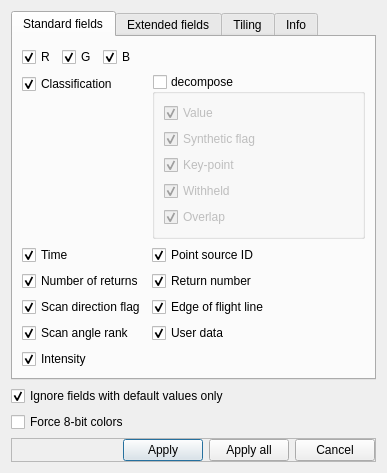
<?xml version="1.0" encoding="UTF-8"?>
<ui version="4.0">
 <class>OpenLASFileDialog</class>
 <widget class="QDialog" name="OpenLASFileDialog">
  <property name="geometry">
   <rect>
    <x>0</x>
    <y>0</y>
    <width>387</width>
    <height>461</height>
   </rect>
  </property>
  <property name="windowTitle">
   <string>Open LAS File</string>
  </property>
  <layout class="QVBoxLayout" name="verticalLayout_4">
   <item>
    <widget class="QTabWidget" name="tabWidget">
     <property name="currentIndex">
      <number>0</number>
     </property>
     <widget class="QWidget" name="stdTab">
      <attribute name="title">
       <string>Standard fields</string>
      </attribute>
      <layout class="QVBoxLayout" name="verticalLayout_5">
       <item>
        <widget class="QFrame" name="rgbFrame">
         <layout class="QHBoxLayout">
          <property name="leftMargin">
           <number>0</number>
          </property>
          <property name="topMargin">
           <number>0</number>
          </property>
          <property name="rightMargin">
           <number>0</number>
          </property>
          <property name="bottomMargin">
           <number>0</number>
          </property>
          <item>
           <widget class="QCheckBox" name="redCheckBox">
            <property name="text">
             <string notr="true">R</string>
            </property>
            <property name="checked">
             <bool>true</bool>
            </property>
           </widget>
          </item>
          <item>
           <widget class="QCheckBox" name="greenCheckBox">
            <property name="text">
             <string notr="true">G</string>
            </property>
            <property name="checked">
             <bool>true</bool>
            </property>
           </widget>
          </item>
          <item>
           <widget class="QCheckBox" name="blueCheckBox">
            <property name="text">
             <string notr="true">B</string>
            </property>
            <property name="checked">
             <bool>true</bool>
            </property>
           </widget>
          </item>
          <item>
           <spacer name="horizontalSpacer">
            <property name="orientation">
             <enum>Qt::Horizontal</enum>
            </property>
            <property name="sizeHint" stdset="0">
             <size>
              <width>40</width>
              <height>20</height>
             </size>
            </property>
           </spacer>
          </item>
         </layout>
        </widget>
       </item>
       <item>
        <layout class="QFormLayout" name="formLayout">
         <item row="0" column="0">
          <widget class="QCheckBox" name="classifCheckBox">
           <property name="text">
            <string>Classification</string>
           </property>
           <property name="checked">
            <bool>true</bool>
           </property>
          </widget>
         </item>
         <item row="0" column="1">
          <widget class="QGroupBox" name="decomposeClassifGroupBox">
           <property name="title">
            <string>decompose</string>
           </property>
           <property name="checkable">
            <bool>true</bool>
           </property>
           <property name="checked">
            <bool>false</bool>
           </property>
           <layout class="QVBoxLayout" name="verticalLayout">
            <item>
             <widget class="QCheckBox" name="classifValueCheckBox">
              <property name="text">
               <string>Value</string>
              </property>
              <property name="checked">
               <bool>true</bool>
              </property>
             </widget>
            </item>
            <item>
             <widget class="QCheckBox" name="classifSyntheticCheckBox">
              <property name="text">
               <string>Synthetic flag</string>
              </property>
              <property name="checked">
               <bool>true</bool>
              </property>
             </widget>
            </item>
            <item>
             <widget class="QCheckBox" name="classifKeypointCheckBox">
              <property name="text">
               <string>Key-point</string>
              </property>
              <property name="checked">
               <bool>true</bool>
              </property>
             </widget>
            </item>
            <item>
             <widget class="QCheckBox" name="classifWithheldCheckBox">
              <property name="text">
               <string>Withheld</string>
              </property>
              <property name="checked">
               <bool>true</bool>
              </property>
             </widget>
            </item>
            <item>
             <widget class="QCheckBox" name="classifOverlapCheckBox">
              <property name="text">
               <string>Overlap</string>
              </property>
              <property name="checked">
               <bool>true</bool>
              </property>
             </widget>
            </item>
           </layout>
          </widget>
         </item>
         <item row="1" column="0">
          <widget class="QCheckBox" name="timeCheckBox">
           <property name="text">
            <string>Time</string>
           </property>
           <property name="checked">
            <bool>true</bool>
           </property>
          </widget>
         </item>
         <item row="1" column="1">
          <widget class="QCheckBox" name="pointSourceIDCheckBox">
           <property name="text">
            <string>Point source ID</string>
           </property>
           <property name="checked">
            <bool>true</bool>
           </property>
          </widget>
         </item>
         <item row="2" column="0">
          <widget class="QCheckBox" name="numberOfReturnsCheckBox">
           <property name="text">
            <string>Number of returns</string>
           </property>
           <property name="checked">
            <bool>true</bool>
           </property>
          </widget>
         </item>
         <item row="2" column="1">
          <widget class="QCheckBox" name="returnNumberCheckBox">
           <property name="text">
            <string>Return number</string>
           </property>
           <property name="checked">
            <bool>true</bool>
           </property>
          </widget>
         </item>
         <item row="3" column="0">
          <widget class="QCheckBox" name="scanDirFlagCheckBox">
           <property name="text">
            <string>Scan direction flag</string>
           </property>
           <property name="checked">
            <bool>true</bool>
           </property>
          </widget>
         </item>
         <item row="3" column="1">
          <widget class="QCheckBox" name="edgeOfFlightCheckBox">
           <property name="text">
            <string>Edge of flight line</string>
           </property>
           <property name="checked">
            <bool>true</bool>
           </property>
          </widget>
         </item>
         <item row="4" column="0">
          <widget class="QCheckBox" name="scanAngleRankCheckBox">
           <property name="text">
            <string>Scan angle rank</string>
           </property>
           <property name="checked">
            <bool>true</bool>
           </property>
          </widget>
         </item>
         <item row="4" column="1">
          <widget class="QCheckBox" name="userDataCheckBox">
           <property name="text">
            <string>User data</string>
           </property>
           <property name="checked">
            <bool>true</bool>
           </property>
          </widget>
         </item>
        </layout>
       </item>
       <item>
        <widget class="QCheckBox" name="intensityCheckBox">
         <property name="text">
          <string>Intensity</string>
         </property>
         <property name="checked">
          <bool>true</bool>
         </property>
        </widget>
       </item>
      </layout>
     </widget>
     <widget class="QWidget" name="extTab">
      <attribute name="title">
       <string>Extended fields</string>
      </attribute>
      <layout class="QVBoxLayout" name="verticalLayout_6">
       <item>
        <widget class="QGroupBox" name="extraFieldGroupBox">
         <property name="title">
          <string>Load additional field(s)</string>
         </property>
         <property name="checkable">
          <bool>true</bool>
         </property>
         <property name="checked">
          <bool>false</bool>
         </property>
         <layout class="QVBoxLayout" name="verticalLayout_2">
          <item>
           <widget class="QListWidget" name="evlrListWidget">
            <property name="selectionMode">
             <enum>QAbstractItemView::MultiSelection</enum>
            </property>
           </widget>
          </item>
         </layout>
        </widget>
       </item>
      </layout>
     </widget>
     <widget class="QWidget" name="tilingTab">
      <attribute name="title">
       <string>Tiling</string>
      </attribute>
      <layout class="QVBoxLayout" name="verticalLayout_7">
       <item>
        <widget class="QGroupBox" name="tileGroupBox">
         <property name="title">
          <string>Tile input file</string>
         </property>
         <property name="checkable">
          <bool>true</bool>
         </property>
         <property name="checked">
          <bool>false</bool>
         </property>
         <layout class="QVBoxLayout" name="verticalLayout_3">
          <item>
           <layout class="QFormLayout" name="formLayout_3">
            <item row="0" column="0">
             <widget class="QLabel" name="label_4">
              <property name="text">
               <string>Dimension</string>
              </property>
             </widget>
            </item>
            <item row="0" column="1">
             <widget class="QComboBox" name="tileDimComboBox">
              <property name="sizePolicy">
               <sizepolicy hsizetype="Maximum" vsizetype="Fixed">
                <horstretch>0</horstretch>
                <verstretch>0</verstretch>
               </sizepolicy>
              </property>
              <item>
               <property name="text">
                <string notr="true">XY</string>
               </property>
              </item>
              <item>
               <property name="text">
                <string notr="true">XZ</string>
               </property>
              </item>
              <item>
               <property name="text">
                <string notr="true">YZ</string>
               </property>
              </item>
             </widget>
            </item>
            <item row="1" column="0">
             <widget class="QLabel" name="label_5">
              <property name="text">
               <string>Tiles</string>
              </property>
             </widget>
            </item>
            <item row="1" column="1">
             <layout class="QHBoxLayout" name="horizontalLayout_2">
              <item>
               <widget class="QSpinBox" name="wTileSpinBox">
                <property name="sizePolicy">
                 <sizepolicy hsizetype="Maximum" vsizetype="Fixed">
                  <horstretch>0</horstretch>
                  <verstretch>0</verstretch>
                 </sizepolicy>
                </property>
                <property name="minimum">
                 <number>1</number>
                </property>
                <property name="maximum">
                 <number>100</number>
                </property>
                <property name="value">
                 <number>4</number>
                </property>
               </widget>
              </item>
              <item>
               <widget class="QLabel" name="label_6">
                <property name="sizePolicy">
                 <sizepolicy hsizetype="Maximum" vsizetype="Preferred">
                  <horstretch>0</horstretch>
                  <verstretch>0</verstretch>
                 </sizepolicy>
                </property>
                <property name="text">
                 <string>x</string>
                </property>
               </widget>
              </item>
              <item>
               <widget class="QSpinBox" name="hTileSpinBox">
                <property name="sizePolicy">
                 <sizepolicy hsizetype="Maximum" vsizetype="Fixed">
                  <horstretch>0</horstretch>
                  <verstretch>0</verstretch>
                 </sizepolicy>
                </property>
                <property name="minimum">
                 <number>1</number>
                </property>
                <property name="maximum">
                 <number>100</number>
                </property>
                <property name="value">
                 <number>4</number>
                </property>
               </widget>
              </item>
              <item>
               <spacer name="horizontalSpacer_2">
                <property name="orientation">
                 <enum>Qt::Horizontal</enum>
                </property>
                <property name="sizeHint" stdset="0">
                 <size>
                  <width>40</width>
                  <height>20</height>
                 </size>
                </property>
               </spacer>
              </item>
             </layout>
            </item>
           </layout>
          </item>
          <item>
           <widget class="QLabel" name="label">
            <property name="text">
             <string>Output path</string>
            </property>
           </widget>
          </item>
          <item>
           <layout class="QHBoxLayout" name="horizontalLayout">
            <item>
             <widget class="QLineEdit" name="outputPathLineEdit"/>
            </item>
            <item>
             <widget class="QToolButton" name="browseToolButton">
              <property name="text">
               <string>...</string>
              </property>
             </widget>
            </item>
           </layout>
          </item>
          <item>
           <widget class="QLabel" name="label_7">
            <property name="styleSheet">
             <string notr="true">color: red;</string>
            </property>
            <property name="text">
             <string>Warning: the cloud won't be loaded in memory.
It will be saved as multiple tiles on the disk.</string>
            </property>
            <property name="alignment">
             <set>Qt::AlignCenter</set>
            </property>
           </widget>
          </item>
         </layout>
        </widget>
       </item>
       <item>
        <spacer name="verticalSpacer">
         <property name="orientation">
          <enum>Qt::Vertical</enum>
         </property>
         <property name="sizeHint" stdset="0">
          <size>
           <width>20</width>
           <height>40</height>
          </size>
         </property>
        </spacer>
       </item>
      </layout>
     </widget>
     <widget class="QWidget" name="infoTab">
      <attribute name="title">
       <string>Info</string>
      </attribute>
      <layout class="QFormLayout" name="formLayout_2">
       <item row="0" column="0">
        <widget class="QLabel" name="label_2">
         <property name="text">
          <string>Points</string>
         </property>
        </widget>
       </item>
       <item row="0" column="1">
        <widget class="QLineEdit" name="pointCountLineEdit">
         <property name="readOnly">
          <bool>true</bool>
         </property>
        </widget>
       </item>
       <item row="1" column="0">
        <widget class="QLabel" name="label_3">
         <property name="text">
          <string>Bounding-box</string>
         </property>
        </widget>
       </item>
       <item row="1" column="1">
        <widget class="QTextEdit" name="bbTextEdit">
         <property name="readOnly">
          <bool>true</bool>
         </property>
        </widget>
       </item>
      </layout>
     </widget>
    </widget>
   </item>
   <item>
    <widget class="QCheckBox" name="ignoreDefaultFieldsCheckBox">
     <property name="text">
      <string>Ignore fields with default values only</string>
     </property>
     <property name="checked">
      <bool>true</bool>
     </property>
    </widget>
   </item>
   <item>
    <widget class="QCheckBox" name="force8bitRgbCheckBox">
     <property name="toolTip">
      <string>Force reading colors as 8-bit values (even if the standard is 16-bit)</string>
     </property>
     <property name="text">
      <string>Force 8-bit colors</string>
     </property>
    </widget>
   </item>
   <item>
    <spacer name="verticalSpacer_2">
     <property name="orientation">
      <enum>Qt::Vertical</enum>
     </property>
     <property name="sizeHint" stdset="0">
      <size>
       <width>20</width>
       <height>40</height>
      </size>
     </property>
    </spacer>
   </item>
   <item>
    <widget class="QFrame" name="buttonFrame">
     <property name="frameShape">
      <enum>QFrame::StyledPanel</enum>
     </property>
     <property name="frameShadow">
      <enum>QFrame::Raised</enum>
     </property>
     <layout class="QHBoxLayout" name="horizontalLayout_5">
      <property name="leftMargin">
       <number>0</number>
      </property>
      <property name="topMargin">
       <number>0</number>
      </property>
      <property name="rightMargin">
       <number>0</number>
      </property>
      <property name="bottomMargin">
       <number>0</number>
      </property>
      <item>
       <spacer name="horizontalSpacer_5">
        <property name="orientation">
         <enum>Qt::Horizontal</enum>
        </property>
        <property name="sizeHint" stdset="0">
         <size>
          <width>434</width>
          <height>20</height>
         </size>
        </property>
       </spacer>
      </item>
      <item>
       <widget class="QPushButton" name="applyButton">
        <property name="text">
         <string>Apply</string>
        </property>
       </widget>
      </item>
      <item>
       <widget class="QPushButton" name="applyAllButton">
        <property name="text">
         <string>Apply all</string>
        </property>
       </widget>
      </item>
      <item>
       <widget class="QPushButton" name="cancelButton">
        <property name="text">
         <string>Cancel</string>
        </property>
       </widget>
      </item>
     </layout>
    </widget>
   </item>
  </layout>
 </widget>
 <resources/>
 <connections>
  <connection>
   <sender>classifCheckBox</sender>
   <signal>toggled(bool)</signal>
   <receiver>decomposeClassifGroupBox</receiver>
   <slot>setEnabled(bool)</slot>
   <hints>
    <hint type="sourcelabel">
     <x>63</x>
     <y>91</y>
    </hint>
    <hint type="destinationlabel">
     <x>167</x>
     <y>141</y>
    </hint>
   </hints>
  </connection>
  <connection>
   <sender>cancelButton</sender>
   <signal>clicked()</signal>
   <receiver>OpenLASFileDialog</receiver>
   <slot>reject()</slot>
   <hints>
    <hint type="sourcelabel">
     <x>252</x>
     <y>491</y>
    </hint>
    <hint type="destinationlabel">
     <x>286</x>
     <y>274</y>
    </hint>
   </hints>
  </connection>
  <connection>
   <sender>applyButton</sender>
   <signal>clicked()</signal>
   <receiver>OpenLASFileDialog</receiver>
   <slot>accept()</slot>
   <hints>
    <hint type="sourcelabel">
     <x>90</x>
     <y>491</y>
    </hint>
    <hint type="destinationlabel">
     <x>120</x>
     <y>228</y>
    </hint>
   </hints>
  </connection>
 </connections>
</ui>
